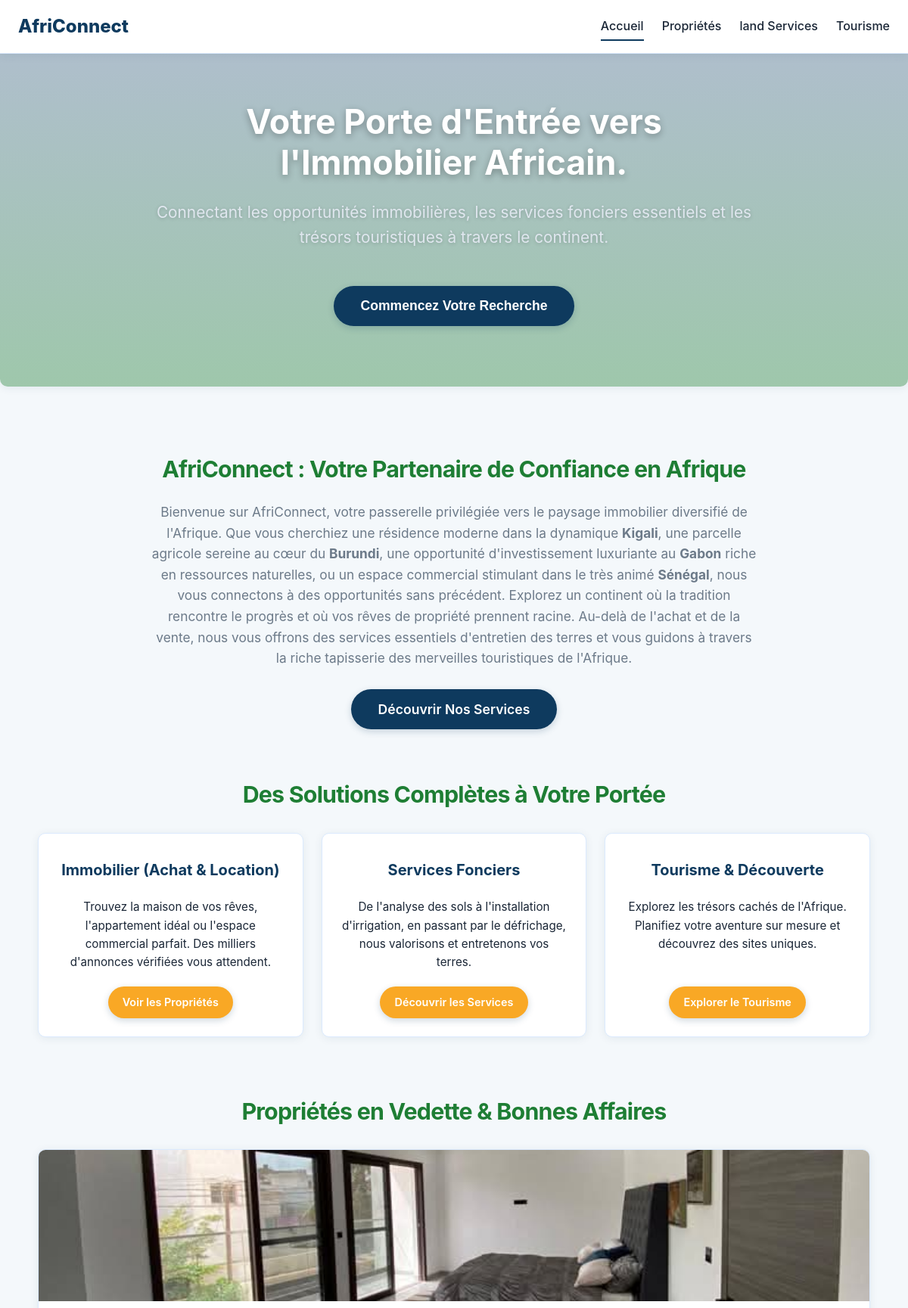
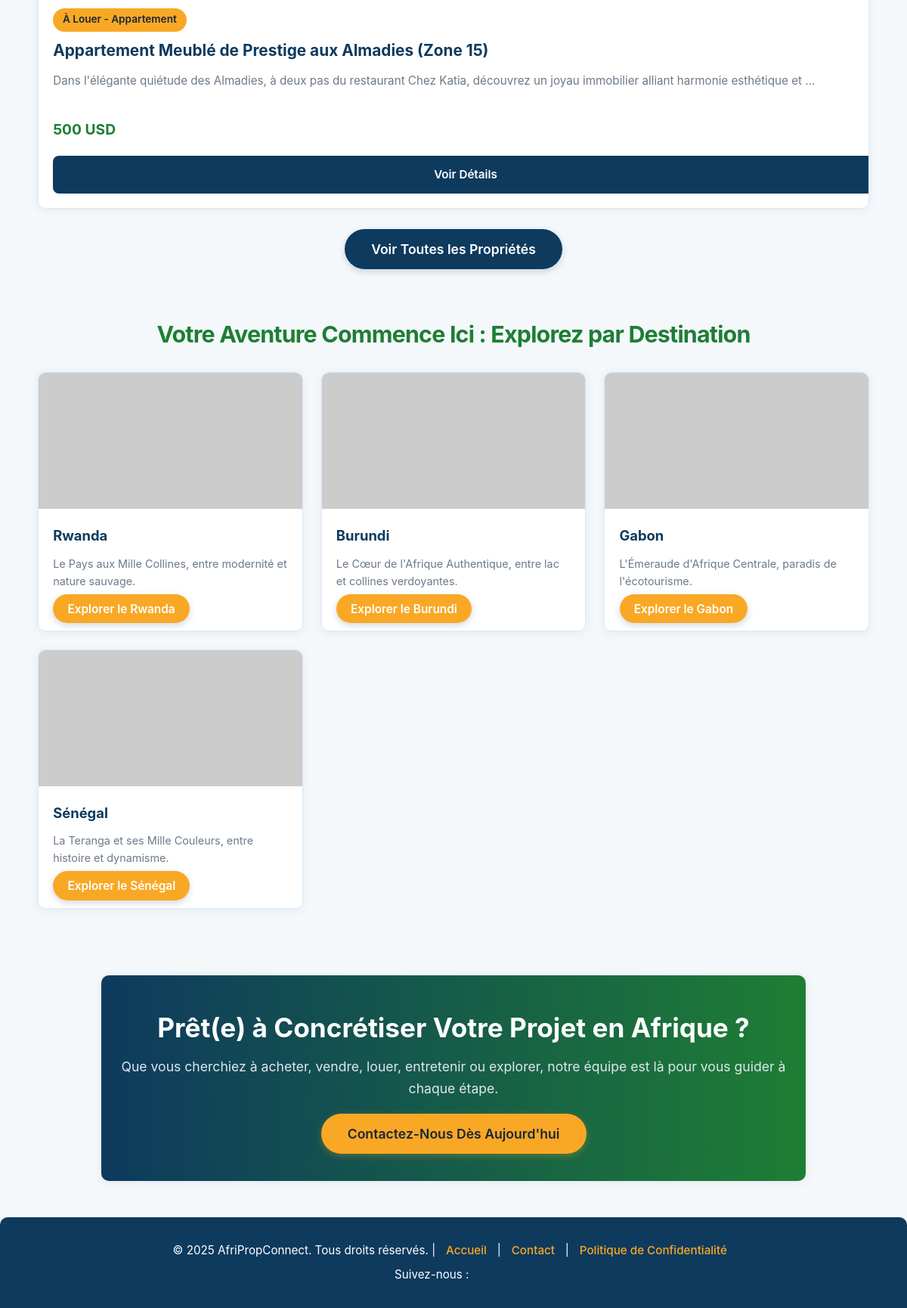
The page / on the database its author committed (2 pictures, top to bottom).
### apps/real_estate/models.py (models this page shows, shortened)
class Property(models.Model):
    TRANSACTION_CHOICES = [
        ('sale', 'À Vendre'),
        ('rent', 'À Louer'),
    ]
    PROPERTY_TYPE_CHOICES = [
        ('house', 'Maison'),
        ('apartment', 'Appartement'),
        ('land', 'Terrain'),
        ('farmland', 'Terrain Agricole'),
        ('commercial', 'Commercial'),
    ]
    COUNTRY_CHOICES = [
        ('senegal', 'Sénégal'),
        ('burundi', 'Burundi'),
        ('rwanda', 'Rwanda'),
        ('gabon', 'Gabon'),
    ]
    title = models.CharField(max_length=200, verbose_name="Titre de la propriété")
    description = models.TextField(verbose_name="Description détaillée")
    transaction_type = models.CharField(max_length=10, choices=TRANSACTION_CHOICES, verbose_name="Type de transaction")
    property_type = models.CharField(max_length=20, choices=PROPERTY_TYPE_CHOICES, verbose_name="Type de propriété")
    price = models.DecimalField(max_digits=15, decimal_places=2, verbose_name="Prix (USD)")
    location_country = models.CharField(max_length=20, blank=True, choices=COUNTRY_CHOICES, verbose_name="Pays")
    location_city = models.CharField(max_length=100, blank=True, verbose_name="Ville")
    location_address = models.CharField(max_length=255, blank=True, null=True, verbose_name="Adresse exacte")
    bedrooms = models.IntegerField(blank=True, null=True, verbose_name="Nombre de chambres")
    bathrooms = models.DecimalField(max_digits=3, decimal_places=1, blank=True, null=True, verbose_name="Nombre de salles de bain")
    surface_area = models.DecimalField(max_digits=10, decimal_places=2, blank=True, null=True, verbose_name="Surface habitable (m²)")
    land_area = models.DecimalField(max_digits=10, decimal_places=2, blank=True, null=True, verbose_name="Surface du terrain (m² ou hectares)")
    soil_type = models.CharField(max_length=100, blank=True, null=True, verbose_name="Type de sol")
    water_access = models.CharField(max_length=100, blank=True, null=True, verbose_name="Accès à l'eau")
    current_crops = models.CharField(max_length=255, blank=True, null=True, verbose_name="Cultures actuelles/passées")
    amenities = models.TextField(blank=True, null=True, verbose_name="Commodités (séparées par des virgules)")
    main_image = models.ImageField(upload_to='properties/', blank=True, null=True, verbose_name="Image principale")
    image1 = models.ImageField(upload_to='properties/', blank=True, null=True)
    image2 = models.ImageField(upload_to='properties/', blank=True, null=True)
    image3 = models.ImageField(upload_to='properties/', blank=True, null=True)
    image4 = models.ImageField(upload_to='properties/', blank=True, null=True)
    is_featured = models.BooleanField(default=False, verbose_name="Mise en avant")
    is_low_cost = models.BooleanField(default=False, verbose_name="Propriété à faible coût") # Déterminé par logique ou admin
    published_date = models.DateTimeField(auto_now_add=True)
    updated_date = models.DateTimeField(auto_now=True)
    class Meta:
        verbose_name = "Propriété"
        verbose_name_plural = "Propriétés"
        ordering = ['-published_date']

### apps/real_estate/views.py (the view)
# urls.py: path('', views.home_view, name='home'), # Page d'accueil
def home_view(request):
    featured_properties = Property.objects.filter(is_featured=True)[:8] # Get up to 8 featured properties
    search_form = PropertySearchForm() # Initialize search form for the hero section
    context = {
        'featured_properties': featured_properties,
        'search_form': search_form,
    }
    return render(request, 'real_estate/index.html', context)

### apps/real_estate/templates/real_estate/index.html (shortened to what this page needs)
{% extends 'real_estate/base.html' %}
{% load static %}
{% block content %}
    <section class="hero">
        <div class="hero-content">
            <h1>Votre Porte d'Entrée vers l'Immobilier Africain.</h1>
            <p>Connectant les opportunités immobilières, les services fonciers essentiels et les trésors touristiques à travers le continent.</p>
           <button class="cta-btn" onclick="document.getElementById('search-bar-section').scrollIntoView({behavior:'smooth'})">Commencez Votre Recherche</button>
        </div>
    </section>
    <br>
    <br>
    <section class="section">
        <h2 class="section-title" style="color: var(--secondary);">AfriConnect : Votre Partenaire de Confiance en Afrique</h2>
        <div class="intro-text">
            Bienvenue sur AfriConnect, votre passerelle privilégiée vers le paysage immobilier diversifié de l'Afrique. Que vous cherchiez une résidence moderne dans la dynamique <strong>Kigali</strong>, une parcelle agricole sereine au cœur du <strong>Burundi</strong>, une opportunité d'investissement luxuriante au <strong>Gabon</strong> riche en ressources naturelles, ou un espace commercial stimulant dans le très animé <strong>Sénégal</strong>, nous vous connectons à des opportunités sans précédent. Explorez un continent où la tradition rencontre le progrès et où vos rêves de propriété prennent racine. Au-delà de l'achat et de la vente, nous vous offrons des services essentiels d'entretien des terres et vous guidons à travers la riche tapisserie des merveilles touristiques de l'Afrique.
        </div>
        <div style="text-align:center;">
            <a href="#services-section" class="cta-btn" onclick="document.getElementById('services-section').scrollIntoView({behavior:'smooth'})">Découvrir Nos Services</a>
        </div>
    </section>
    <section class="section" id="services-section">
        <h2 class="section-title" style="color: var(--secondary);">Des Solutions Complètes à Votre Portée</h2>
        <div class="service-summary-grid">
            <div class="service-summary-card">
                <h3>Immobilier (Achat & Location)</h3>
                <p>Trouvez la maison de vos rêves, l'appartement idéal ou l'espace commercial parfait. Des milliers d'annonces vérifiées vous attendent.</p>
                <a href="{% url 'real_estate:property_list' %}" class="cta-btn">Voir les Propriétés</a>
            </div>
            <div class="service-summary-card">
                <h3>Services Fonciers</h3>
                <p>De l'analyse des sols à l'installation d'irrigation, en passant par le défrichage, nous valorisons et entretenons vos terres.</p>
                <a href="{% url 'land_services:land_services' %}" class="cta-btn">Découvrir les Services</a>
            </div>
            <div class="service-summary-card">
                <h3>Tourisme & Découverte</h3>
                <p>Explorez les trésors cachés de l'Afrique. Planifiez votre aventure sur mesure et découvrez des sites uniques.</p>
                <a href="{% url 'tourism:tourism' %}" class="cta-btn">Explorer le Tourisme</a>
            </div>
        </div>
    </section>
    <section class="section">
        <h2 class="section-title" style="color: var(--secondary);">Propriétés en Vedette & Bonnes Affaires</h2>
        <div class="properties-grid">
            {% for property in featured_properties %}
            <div class="property-card">
                <img src="{{ property.main_image.url|default:'https://placehold.co/400x250/eee/888?text=Image+Indisponible' }}" alt="{{ property.title }}" class="property-img">
                <div class="property-content">
                    <span class="property-tag">{{ property.get_transaction_type_display }} - {{ property.get_property_type_display }}</span>
                    <h3>{{ property.title }}</h3>
                    <p>{{ property.description|truncatewords:20 }}</p>
                    <span class="property-price">{{ property.price|floatformat:"0" }} USD</span>
                    <a href="{% url 'real_estate:property_detail' property.pk %}" class="cta-btn">Voir Détails</a>
                </div>
            </div>
            {% empty %}
                <p style="grid-column: 1 / -1; text-align: center; color: var(--muted); padding: 2rem 0;">Aucune propriété en vedette pour le moment.</p>
            {% endfor %}
        </div>
        <div style="text-align:center; margin-top:2.5rem;">
            <a href="{% url 'real_estate:property_list' %}" class="cta-btn">Voir Toutes les Propriétés</a>
        </div>
    </section>
    <section class="section">
        <h2 class="section-title" style="color: var(--secondary);">Votre Aventure Commence Ici : Explorez par Destination</h2>
        <div class="countries-grid">
            <div class="country-card">
                <img src="https://placehold.co/400x250/1e7e34/ffffff?text=Rwanda" alt="Rwanda" class="country-img">
                <div class="country-content">
                    <h3>Rwanda</h3>
                    <p>Le Pays aux Mille Collines, entre modernité et nature sauvage.</p>
                    <a href="#" class="cta-btn">Explorer le Rwanda</a>
                </div>
            </div>
            <div class="country-card">
                <img src="https://placehold.co/400x250/f9a825/ffffff?text=Burundi" alt="Burundi" class="country-img">
                <div class="country-content">
                    <h3>Burundi</h3>
                    <p>Le Cœur de l'Afrique Authentique, entre lac et collines verdoyantes.</p>
                    <a href="#" class="cta-btn">Explorer le Burundi</a>
                </div>
            </div>
            <div class="country-card">
                <img src="https://placehold.co/400x250/0e3a5e/ffffff?text=Gabon" alt="Gabon" class="country-img">
                <div class="country-content">
                    <h3>Gabon</h3>
                    <p>L'Émeraude d'Afrique Centrale, paradis de l'écotourisme.</p>
                    <a href="#" class="cta-btn">Explorer le Gabon</a>
                </div>
            </div>
            <div class="country-card">
                <img src="https://placehold.co/400x250/6c7a89/ffffff?text=Senegal" alt="Sénégal" class="country-img">
                <div class="country-content">
                    <h3>Sénégal</h3>
                    <p>La Teranga et ses Mille Couleurs, entre histoire et dynamisme.</p>
                    <a href="#" class="cta-btn">Explorer le Sénégal</a>
                </div>
            </div>
        </div>
    </section>
    <section class="call-to-action">
        <h2>Prêt(e) à Concrétiser Votre Projet en Afrique ?</h2>
        <p>Que vous cherchiez à acheter, vendre, louer, entretenir ou explorer, notre équipe est là pour vous guider à chaque étape.</p>
        <a href="{% url 'contact:contact' %}" class="cta-btn">Contactez-Nous Dès Aujourd'hui</a>
    </section>
    <footer class="footer">
        <div>
            &copy; 2025 AfriPropConnect. Tous droits réservés. | <a href="{% url 'real_estate:home' %}">Accueil</a> | <a href="{% url 'contact:contact' %}">Contact</a> | <a href="#">Politique de Confidentialité</a>
        </div>
        <div style="margin-top:0.5rem;">
            Suivez-nous :
        </div>
    </footer>
{% endblock %}

### rows shown on the page
Property: main_image (picture), transaction_type "À Louer", property_type "Appartement", title "Appartement Meublé de Prestige aux Almadies (Zone 15)", description "Dans l'élégante quiétude des Almadies, à deux pas du restaurant Chez Katia, découvrez un joyau immobilier alliant harmonie esthétique et …", price "500"
